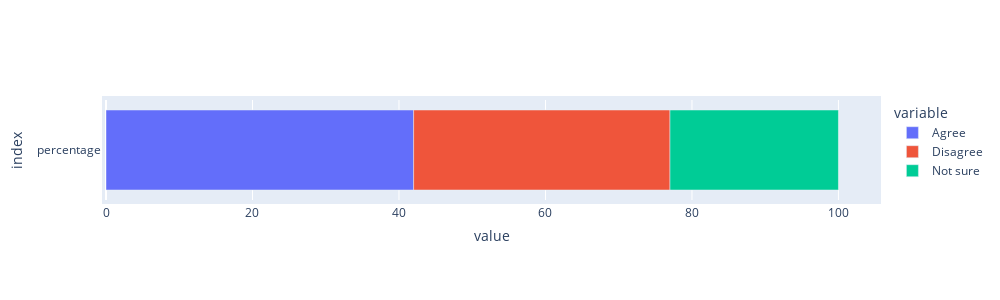

Source (notebook cell):
### Code cell
import plotly.express as px

fig = px.bar(dfPercentage1_thought, x=["Agree", "Disagree", "Not sure"],height=200)
fig.update_layout(
    autosize=True,
    width=1000,
    height=300,
    margin=dict(
        l=50,
        r=50,
        b=100,
        t=100,
        pad=4
    ),
)


fig.show()

### Figure 1 — Plotly figure (JSON) as saved in the notebook; plotly's stock layout.template omitted (floating-point values rounded to 4 significant figures)
{"data": [{"alignmentgroup": "True", "hovertemplate": "variable=Agree<br>value=%{x}<br>index=%{y}<extra></extra>", "legendgroup": "Agree", "marker": {"color": "#636efa", "pattern": {"shape": ""}}, "name": "Agree", "offsetgroup": "Agree", "orientation": "h", "showlegend": true, "textposition": "auto", "type": "bar", "x": [42], "xaxis": "x", "y": ["percentage"], "yaxis": "y"}, {"alignmentgroup": "True", "hovertemplate": "variable=Disagree<br>value=%{x}<br>index=%{y}<extra></extra>", "legendgroup": "Disagree", "marker": {"color": "#EF553B", "pattern": {"shape": ""}}, "name": "Disagree", "offsetgroup": "Disagree", "orientation": "h", "showlegend": true, "textposition": "auto", "type": "bar", "x": [35], "xaxis": "x", "y": ["percentage"], "yaxis": "y"}, {"alignmentgroup": "True", "hovertemplate": "variable=Not sure<br>value=%{x}<br>index=%{y}<extra></extra>", "legendgroup": "Not sure", "marker": {"color": "#00cc96", "pattern": {"shape": ""}}, "name": "Not sure", "offsetgroup": "Not sure", "orientation": "h", "showlegend": true, "textposition": "auto", "type": "bar", "x": [23], "xaxis": "x", "y": ["percentage"], "yaxis": "y"}], "layout": {"autosize": true, "barmode": "relative", "height": 300, "legend": {"title": {"text": "variable"}, "tracegroupgap": 0}, "margin": {"b": 100, "l": 50, "pad": 4, "r": 50, "t": 100}, "width": 1000, "xaxis": {"anchor": "y", "domain": [0, 1], "title": {"text": "value"}}, "yaxis": {"anchor": "x", "domain": [0, 1], "title": {"text": "index"}}}}
